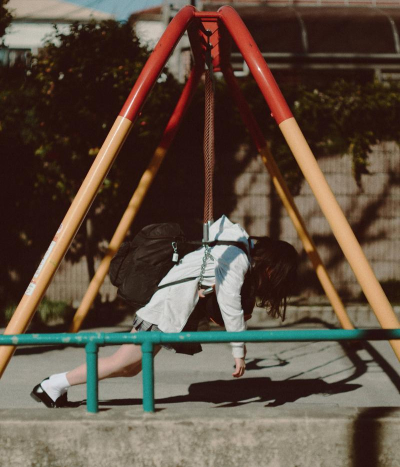
#> input picture sample.jpg, 400 x 467 px
$ python sample.py
#> lines starting #> are read from the running program, lines starting #| are printed output that depends on the picture
### cv_rotate_3d.py
from math import pi
import cv2
import numpy as np


def rotate_3d(
    image,
    theta=0,
    phi=0,
    gamma=0,
    color=(0, 0, 0),
    transparent: bool = False,
):
    image_height, image_width = image.shape[:2]
    num_channels = image.shape[2] if len(image.shape) == 3 else 1

    is_bgr = num_channels == 3
    is_bgra = num_channels == 4

    if transparent:
        if is_bgr:
            image = cv2.cvtColor(image, cv2.COLOR_BGR2BGRA)
            color = color + (0,)
        elif not is_bgra:
            raise ValueError("透過を有効にするには、BGRまたはBGRA画像が必要です。")
    else:
        if is_bgra:
            image = cv2.cvtColor(image, cv2.COLOR_BGRA2BGR)
            color = color[:3]

    dx, dy, dz = 0, 0, 0
    pitch, yaw, roll = _get_rad(theta, phi, gamma)
    d = np.sqrt(image_height**2 + image_width**2)
    focal = d / (2 * np.sin(roll) if np.sin(roll) != 0 else 1)
    dz_ = focal + dz

    # 射影変換行列を取得
    mat = _get_M(image, focal, pitch, yaw, roll, dx, dy, dz_)

    # 元画像の4隅の座標を取得
    h, w = image.shape[:2]
    corners = np.array([[0, 0], [w, 0], [w, h], [0, h]], dtype=np.float32).reshape(
        -1, 1, 2
    )

    # 射影変換での変換後の座標を計算
    transformed_corners = cv2.perspectiveTransform(corners, mat)

    # 新しい画像サイズ（見切れない範囲）
    x_coords = transformed_corners[:, 0, 0]
    y_coords = transformed_corners[:, 0, 1]
    min_x, max_x = np.min(x_coords), np.max(x_coords)
    min_y, max_y = np.min(y_coords), np.max(y_coords)

    new_w = int(np.ceil(max_x - min_x))
    new_h = int(np.ceil(max_y - min_y))

    # オフセット行列（画像が切れないように中央に移動）
    offset_mat = np.array([[1, 0, -min_x], [0, 1, -min_y], [0, 0, 1]])

    final_mat = offset_mat @ mat

    # warpPerspective で画像変換（見切れ防止＆背景色反映）
    result = cv2.warpPerspective(
        image.copy(),
        final_mat,
        (new_w, new_h),
        flags=cv2.INTER_LINEAR,
        borderMode=cv2.BORDER_CONSTANT,
        borderValue=color,
    )

    # 透過不要ならBGRA → BGRへ変換
    if not transparent and result.shape[2] == 4:
        result = cv2.cvtColor(result, cv2.COLOR_BGRA2BGR)

    return result


def _get_rad(pitch, yaw, roll):
    """角度をラジアンに変換"""
    return (_deg_to_rad(pitch), _deg_to_rad(yaw), _deg_to_rad(roll))


def _deg_to_rad(deg):
    """度をラジアンに変換"""
    return deg * pi / 180.0


def _get_M(image, focal, pitch, yaw, roll, dx, dy, dz):
    """3次元射影変換行列を生成"""
    h, w = image.shape[:2]
    f = focal

    # 原点を画像中心に移動
    A1 = np.array([[1, 0, -w / 2], [0, 1, -h / 2], [0, 0, 1], [0, 0, 1]])

    # 回転行列（X軸・Y軸・Z軸）
    RX = np.array(
        [
            [1, 0, 0, 0],
            [0, np.cos(pitch), -np.sin(pitch), 0],
            [0, np.sin(pitch), np.cos(pitch), 0],
            [0, 0, 0, 1],
        ]
    )

    RY = np.array(
        [
            [np.cos(yaw), 0, -np.sin(yaw), 0],
            [0, 1, 0, 0],
            [np.sin(yaw), 0, np.cos(yaw), 0],
            [0, 0, 0, 1],
        ]
    )

    RZ = np.array(
        [
            [np.cos(roll), -np.sin(roll), 0, 0],
            [np.sin(roll), np.cos(roll), 0, 0],
            [0, 0, 1, 0],
            [0, 0, 0, 1],
        ]
    )

    # 回転行列合成
    R = RZ @ RY @ RX

    # 投影行列（3D → 2D）
    A2 = np.array([[f, 0, w / 2, 0], [0, f, h / 2, 0], [0, 0, 1, 0]])

    # 平行移動行列
    T = np.array([[1, 0, 0, dx], [0, 1, 0, dy], [0, 0, 1, dz], [0, 0, 0, 1]])

    # 射影変換行列を返す
    return A2 @ T @ R @ A1

### sample.py
import cv2
from cv_rotate_3d import rotate_3d

image = cv2.imread("sample.jpg")
#> image is the input picture: shape (467, 400, 3); mean B, G, R 65.7, 79.4, 95.8

temp_image = rotate_3d(
    image,
    theta=30,
    phi=30,
    gamma=30,
    color=(0, 255, 0),
)
#> in rotate_3d, `mat = _get_M(image, focal, pitch, yaw, roll, dx, dy, dz_)`: mat = [[561.2, -312.8, 83851.7], [383, 485.4, -46592.8], [0.5, 0.433, 414.5]]
#> in rotate_3d, `transformed_corners = cv2.perspectiveTransform(corners, mat)`: transformed_corners = [[202.3, -112.4], [501.7, 173.5], [198.7, 408.1], [-100.9, 292]]
#> in rotate_3d, `x_coords = transformed_corners[:, 0, 0]`: x_coords = [202.3, 501.7, 198.7, -100.9]
#> in rotate_3d, `y_coords = transformed_corners[:, 0, 1]`: y_coords = [-112.4, 173.5, 408.1, 292]
#> in rotate_3d, `min_x, max_x = np.min(x_coords), np.max(x_coords)`: min_x = -100.9; max_x = 501.7
#> in rotate_3d, `min_y, max_y = np.min(y_coords), np.max(y_coords)`: min_y = -112.4; max_y = 408.1
#> in rotate_3d, `new_w = int(np.ceil(max_x - min_x))`: new_w = 603
#> in rotate_3d, `new_h = int(np.ceil(max_y - min_y))`: new_h = 521
#> in rotate_3d, `offset_mat = np.array([[1, 0, -min_x], [0, 1, -min_y], [0, 0, 1]])`: offset_mat = [[1, 0, 100.9], [0, 1, 112.4], [0, 0, 1]]
#> in rotate_3d, `final_mat = offset_mat @ mat`: final_mat = [[611.6, -269.1, 125668.9], [439.2, 534.1, -8.8e-05], [0.5, 0.433, 414.5]]
#> in rotate_3d, `result = cv2.warpPerspective( image.copy(), final_mat, (new_w, new_h),..`:
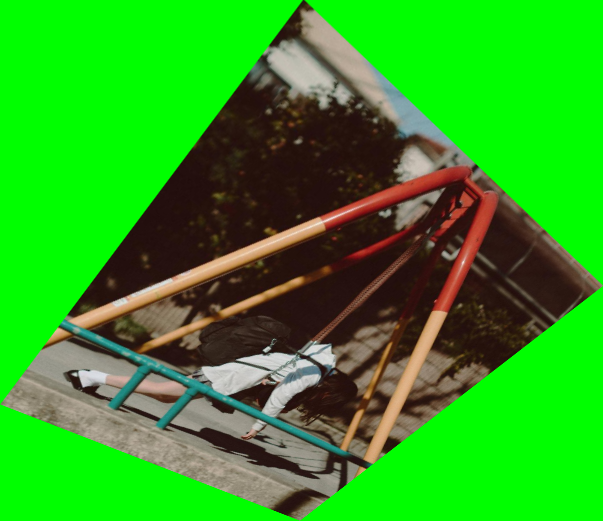
#> result: shape (521, 603, 3); mean B, G, R 29.8, 163.7, 45.2

cv2.imshow("cv rotate 3d sample", temp_image)
key = cv2.waitKey(-1)
#> (key Esc is pressed here)

temp_image = rotate_3d(
    image,
    theta=30,
    phi=30,
    gamma=30,
    transparent=True,
)
#> call 2 of rotate_3d, with theta = 30, phi = 30, gamma = 30, color = (0, 0, 0), transparent = True
#> in rotate_3d (call 2), `result = cv2.warpPerspective( image.copy(), final_mat, (new_w, new_h),..`:
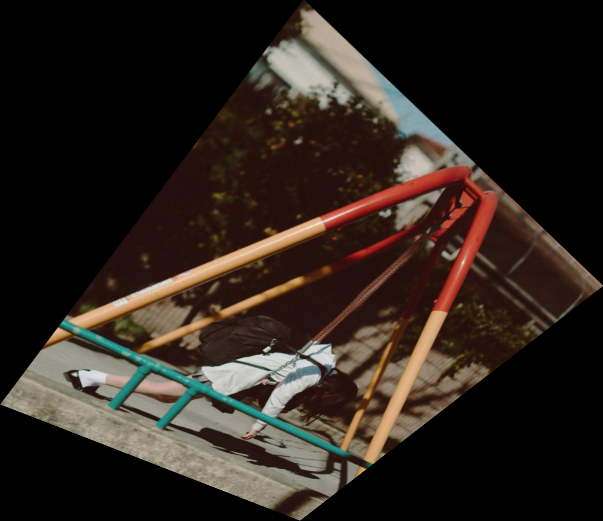
#> result: shape (521, 603, 4); mean B, G, R, A 29.8, 36.1, 45.2, 127.4

cv2.imshow("cv rotate 3d sample(transparent)", temp_image)
key = cv2.waitKey(-1)
#> (key Esc is pressed here)
